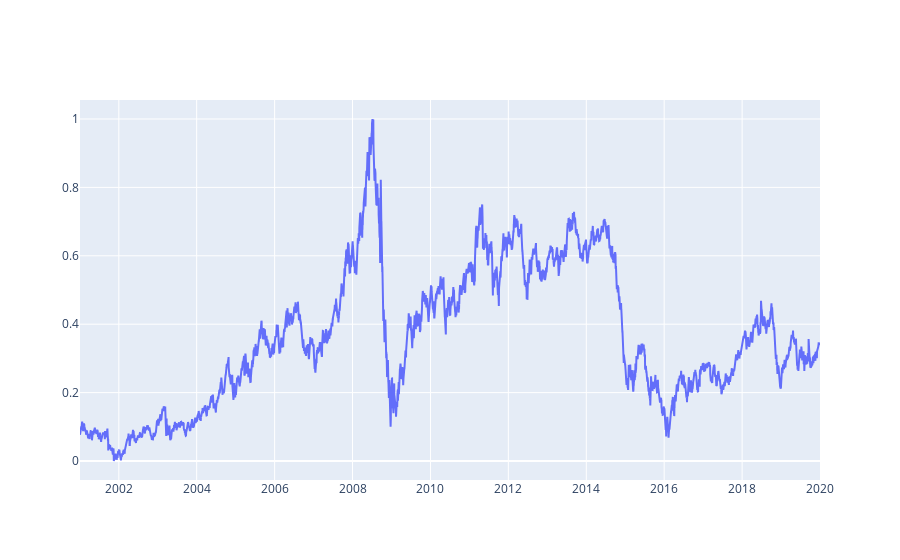

The code cell stored with this chart in its notebook:
### Markdown cell above
Lets get the price data from the EIA, and study it by itself. We will try to find patterns in like like seasonality.

### Code cell
dprice = eia_dict['DailyPrice']

price = EIA_Series(
    dprice[1], 
    name = dprice[0],
    date_format=dprice[3],
    scale=True,
    end='20200101'
    )

#

data = [go.Scatter(x=price.scaled.index,
            y=price.scaled)]

fig = go.Figure(data)
fig.show()

### Figure 1 — Plotly figure (JSON) as saved in the notebook; plotly's stock layout.template omitted (floating-point values rounded to 4 significant figures; data arrays with more than 128 entries replaced by an {"elided": "..."} marker saying what was removed)
{"data": [{"type": "scatter", "x": {"elided": "6939 str values"}, "y": {"elided": "6939 float values"}}], "layout": {}}
